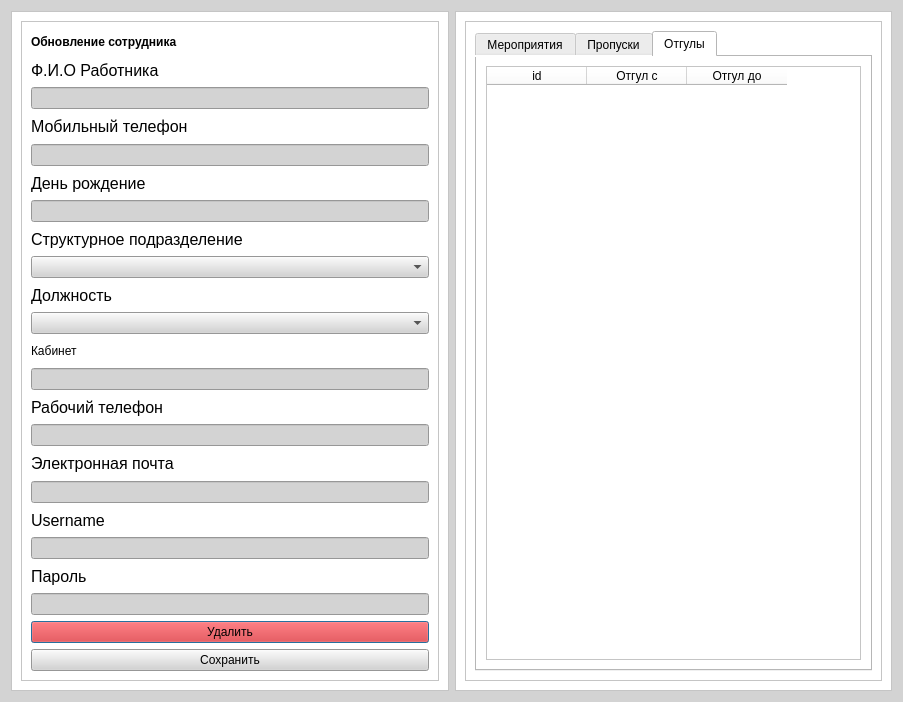
<?xml version="1.0" encoding="UTF-8"?>
<ui version="4.0">
 <class>Dialog_add</class>
 <widget class="QDialog" name="Dialog_add">
  <property name="geometry">
   <rect>
    <x>0</x>
    <y>0</y>
    <width>903</width>
    <height>702</height>
   </rect>
  </property>
  <property name="windowTitle">
   <string>Dialog</string>
  </property>
  <property name="styleSheet">
   <string notr="true">QWidget{
background-color:rgb(211, 211, 211)}</string>
  </property>
  <layout class="QHBoxLayout" name="horizontalLayout_2">
   <item>
    <widget class="QFrame" name="frame">
     <property name="styleSheet">
      <string notr="true">QFrame{
background-color:white}</string>
     </property>
     <property name="frameShape">
      <enum>QFrame::Shape::StyledPanel</enum>
     </property>
     <property name="frameShadow">
      <enum>QFrame::Shadow::Raised</enum>
     </property>
     <layout class="QVBoxLayout" name="verticalLayout_2">
      <item>
       <widget class="QFrame" name="frame_2">
        <property name="frameShape">
         <enum>QFrame::Shape::StyledPanel</enum>
        </property>
        <property name="frameShadow">
         <enum>QFrame::Shadow::Raised</enum>
        </property>
        <layout class="QVBoxLayout" name="verticalLayout_3">
         <item>
          <widget class="QLabel" name="label">
           <property name="enabled">
            <bool>true</bool>
           </property>
           <property name="styleSheet">
            <string notr="true">font: 600 24pt &quot;Segoe UI&quot;;
color:black;
font-weight:bold</string>
           </property>
           <property name="text">
            <string>Обновление сотрудника</string>
           </property>
          </widget>
         </item>
         <item>
          <widget class="QLabel" name="label_25">
           <property name="font">
            <font>
             <pointsize>12</pointsize>
            </font>
           </property>
           <property name="text">
            <string>Ф.И.О Работника</string>
           </property>
           <property name="buddy">
            <cstring>Full_name</cstring>
           </property>
          </widget>
         </item>
         <item>
          <widget class="QLineEdit" name="Full_name"/>
         </item>
         <item>
          <widget class="QLabel" name="label_19">
           <property name="font">
            <font>
             <pointsize>12</pointsize>
            </font>
           </property>
           <property name="text">
            <string>Мобильный телефон</string>
           </property>
           <property name="buddy">
            <cstring>Mobile_phone</cstring>
           </property>
          </widget>
         </item>
         <item>
          <widget class="QLineEdit" name="Mobile_phone"/>
         </item>
         <item>
          <widget class="QLabel" name="label_21">
           <property name="font">
            <font>
             <pointsize>12</pointsize>
            </font>
           </property>
           <property name="text">
            <string>День рождение</string>
           </property>
           <property name="buddy">
            <cstring>Birthday</cstring>
           </property>
          </widget>
         </item>
         <item>
          <widget class="QLineEdit" name="Birthday"/>
         </item>
         <item>
          <widget class="QLabel" name="label_20">
           <property name="font">
            <font>
             <pointsize>12</pointsize>
            </font>
           </property>
           <property name="text">
            <string>Структурное подразделение </string>
           </property>
           <property name="buddy">
            <cstring>Position</cstring>
           </property>
          </widget>
         </item>
         <item>
          <widget class="QComboBox" name="Organization"/>
         </item>
         <item>
          <widget class="QLabel" name="label_26">
           <property name="font">
            <font>
             <pointsize>12</pointsize>
            </font>
           </property>
           <property name="text">
            <string>Должность</string>
           </property>
           <property name="buddy">
            <cstring>Organization</cstring>
           </property>
          </widget>
         </item>
         <item>
          <widget class="QComboBox" name="Position"/>
         </item>
         <item>
          <widget class="QLabel" name="label_2">
           <property name="styleSheet">
            <string notr="true">font: 12pt &quot;Segoe UI&quot;;</string>
           </property>
           <property name="text">
            <string>Кабинет</string>
           </property>
           <property name="buddy">
            <cstring>Cabinet</cstring>
           </property>
          </widget>
         </item>
         <item>
          <widget class="QLineEdit" name="Cabinet"/>
         </item>
         <item>
          <widget class="QLabel" name="label_27">
           <property name="font">
            <font>
             <pointsize>12</pointsize>
            </font>
           </property>
           <property name="text">
            <string>Рабочий телефон</string>
           </property>
           <property name="buddy">
            <cstring>Password</cstring>
           </property>
          </widget>
         </item>
         <item>
          <widget class="QLineEdit" name="Work_phone"/>
         </item>
         <item>
          <widget class="QLabel" name="label_24">
           <property name="font">
            <font>
             <pointsize>12</pointsize>
            </font>
           </property>
           <property name="text">
            <string>Электронная почта </string>
           </property>
           <property name="buddy">
            <cstring>Username</cstring>
           </property>
          </widget>
         </item>
         <item>
          <widget class="QLineEdit" name="Mail"/>
         </item>
         <item>
          <widget class="QLabel" name="label_22">
           <property name="font">
            <font>
             <pointsize>12</pointsize>
            </font>
           </property>
           <property name="text">
            <string>Username</string>
           </property>
           <property name="buddy">
            <cstring>Work_phone</cstring>
           </property>
          </widget>
         </item>
         <item>
          <widget class="QLineEdit" name="Username"/>
         </item>
         <item>
          <widget class="QLabel" name="label_23">
           <property name="font">
            <font>
             <pointsize>12</pointsize>
            </font>
           </property>
           <property name="text">
            <string>Пароль</string>
           </property>
           <property name="buddy">
            <cstring>Mail</cstring>
           </property>
          </widget>
         </item>
         <item>
          <widget class="QLineEdit" name="Password"/>
         </item>
         <item>
          <widget class="QPushButton" name="pushButton_2">
           <property name="styleSheet">
            <string notr="true">background-color:red</string>
           </property>
           <property name="text">
            <string>Удалить</string>
           </property>
          </widget>
         </item>
         <item>
          <widget class="QPushButton" name="pushButton">
           <property name="styleSheet">
            <string notr="true"/>
           </property>
           <property name="text">
            <string>Сохранить</string>
           </property>
          </widget>
         </item>
        </layout>
       </widget>
      </item>
     </layout>
    </widget>
   </item>
   <item>
    <widget class="QFrame" name="frame_3">
     <property name="styleSheet">
      <string notr="true">QFrame{
background-color:white}</string>
     </property>
     <property name="frameShape">
      <enum>QFrame::Shape::StyledPanel</enum>
     </property>
     <property name="frameShadow">
      <enum>QFrame::Shadow::Raised</enum>
     </property>
     <layout class="QVBoxLayout" name="verticalLayout">
      <item>
       <widget class="QFrame" name="frame_4">
        <property name="frameShape">
         <enum>QFrame::Shape::StyledPanel</enum>
        </property>
        <property name="frameShadow">
         <enum>QFrame::Shadow::Raised</enum>
        </property>
        <layout class="QHBoxLayout" name="horizontalLayout">
         <item>
          <widget class="QTabWidget" name="tabWidget">
           <property name="styleSheet">
            <string notr="true">background-color:white</string>
           </property>
           <property name="currentIndex">
            <number>2</number>
           </property>
           <widget class="QWidget" name="tab">
            <attribute name="title">
             <string>Мероприятия</string>
            </attribute>
            <layout class="QVBoxLayout" name="verticalLayout_4">
             <item>
              <widget class="QComboBox" name="comboBox">
               <item>
                <property name="text">
                 <string>Все</string>
                </property>
               </item>
               <item>
                <property name="text">
                 <string>Прошедшие</string>
                </property>
               </item>
               <item>
                <property name="text">
                 <string>Текущие</string>
                </property>
               </item>
               <item>
                <property name="text">
                 <string>Будущие</string>
                </property>
               </item>
              </widget>
             </item>
             <item>
              <widget class="QTableWidget" name="tableWidget_2">
               <property name="enabled">
                <bool>true</bool>
               </property>
               <column>
                <property name="text">
                 <string>id</string>
                </property>
               </column>
               <column>
                <property name="text">
                 <string>С</string>
                </property>
               </column>
               <column>
                <property name="text">
                 <string>До</string>
                </property>
               </column>
               <column>
                <property name="text">
                 <string>Описание</string>
                </property>
               </column>
               <column>
                <property name="text">
                 <string>Статус</string>
                </property>
               </column>
               <column>
                <property name="text">
                 <string>Что-то</string>
                </property>
               </column>
               <column>
                <property name="text">
                 <string>Тип</string>
                </property>
               </column>
              </widget>
             </item>
            </layout>
           </widget>
           <widget class="QWidget" name="tab_2">
            <attribute name="title">
             <string>Пропуски</string>
            </attribute>
            <layout class="QHBoxLayout" name="horizontalLayout_3">
             <item>
              <widget class="QTableWidget" name="tableWidget_3">
               <column>
                <property name="text">
                 <string>id</string>
                </property>
               </column>
               <column>
                <property name="text">
                 <string>Пропуск с</string>
                </property>
               </column>
               <column>
                <property name="text">
                 <string>Пропуск до</string>
                </property>
               </column>
              </widget>
             </item>
            </layout>
           </widget>
           <widget class="QWidget" name="tab_3">
            <attribute name="title">
             <string>Отгулы</string>
            </attribute>
            <layout class="QHBoxLayout" name="horizontalLayout_4">
             <item>
              <widget class="QTableWidget" name="tableWidget">
               <column>
                <property name="text">
                 <string>id</string>
                </property>
               </column>
               <column>
                <property name="text">
                 <string>Отгул с</string>
                </property>
               </column>
               <column>
                <property name="text">
                 <string>Отгул до</string>
                </property>
               </column>
              </widget>
             </item>
            </layout>
           </widget>
          </widget>
         </item>
        </layout>
       </widget>
      </item>
     </layout>
    </widget>
   </item>
  </layout>
 </widget>
 <resources/>
 <connections/>
</ui>
